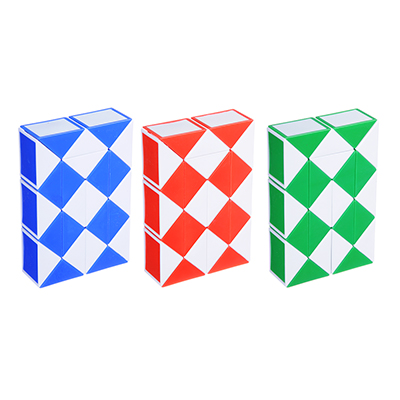
#> input picture images/cubes.jpg, 400 x 400 px, given in place of the camera
$ python vid.py
#> lines starting #> are read from the running program, lines starting #| are printed output that depends on the picture; after the words box and inside, x2 and y2 are one past the last pixel; in counts of white or black regions, pixels touching at a corner belong together
import cv2
import numpy as np
import math

def nothing(x):
    pass

def main():
    cap = cv2.VideoCapture(0)
    cap.set(3,1000)
    cap.set(4,1200)

    cv2.namedWindow('Frame')
    cv2.createTrackbar("L-H", "Frame", 51 ,180, nothing)
    cv2.createTrackbar("L-S", "Frame", 0 ,255, nothing)
    cv2.createTrackbar("L-V", "Frame", 19 ,255, nothing)
    cv2.createTrackbar("U-H", "Frame", 108 ,180, nothing)
    cv2.createTrackbar("U-S", "Frame", 255 ,255, nothing)
    cv2.createTrackbar("U-V", "Frame", 156 ,255, nothing)

    while True:
        _, img = cap.read()
#> img is the input picture: shape (400, 400, 3); mean B, G, R 232.5, 228.6, 227.1

        l_h = cv2.getTrackbarPos("L-H", "Frame")
        l_s = cv2.getTrackbarPos("L-S", "Frame")
        l_v = cv2.getTrackbarPos("L-V", "Frame")
        u_h = cv2.getTrackbarPos("U-H", "Frame")
        u_s = cv2.getTrackbarPos("U-S", "Frame")
        u_v = cv2.getTrackbarPos("U-V", "Frame")
        lower_red = np.array([l_h, l_s, l_v])
        upper_red = np.array([u_h, u_s, u_v])

        blur_img = cv2.GaussianBlur(img, (7,7), 1)
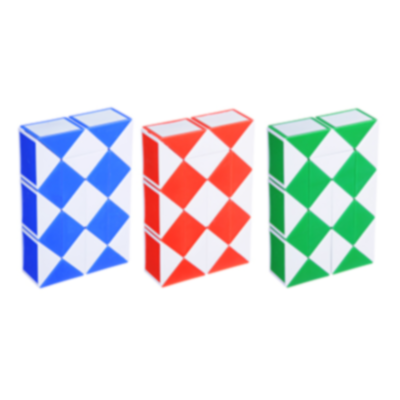
#> blur_img: shape (400, 400, 3); mean B, G, R 232.5, 228.6, 227.1
        hsv = cv2.cvtColor(blur_img, cv2.COLOR_BGR2HSV)
#> hsv: shape (400, 400, 3); mean H, S, V 31.6, 36.3, 248.4
        mask = cv2.inRange(hsv, lower_red, upper_red)
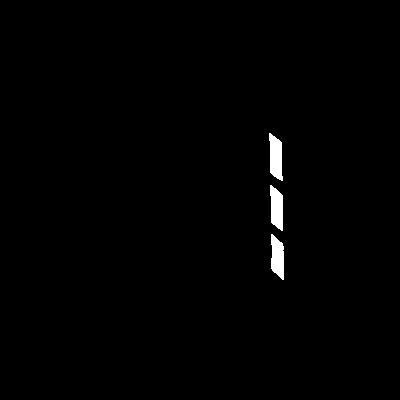
#> mask: shape (400, 400); 0.88% white; 3 white regions, box (x1, y1, x2, y2) and area: (269, 133, 283, 181) 492, (270, 185, 283, 231) 461, (271, 234, 284, 280) 456
        kernel = np.ones((2, 2), np.uint8)
        mask = cv2.erode(mask, kernel)
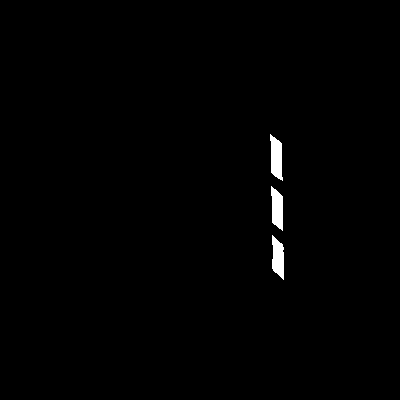
#> mask: shape (400, 400); 0.77% white; 3 white regions
        cv2.imshow('mask', mask)
        cntr, hierarchy = cv2.findContours(mask.copy(), cv2.RETR_TREE, cv2.CHAIN_APPROX_NONE)
#> cntr = 3 contours; box (x1, y1, x2, y2) and area: (270, 134, 283, 181) 382, (271, 186, 283, 231) 356, (272, 235, 284, 280) 350

        for cnt in cntr:

            rect = cv2.minAreaRect(cnt)  # вписываем прямоугольник
            box = cv2.boxPoints(rect)  # ищем четыре вершины прямоугольника
            box = np.int0(box)  # округляем координаты
            M = cv2.moments(cnt)
            try:
                cX = int(M["m10"] / M["m00"])
                cY = int(M["m01"] / M["m00"])
                center = [cX, cY]
            except ZeroDivisionError:
                center = (int(rect[0][0]), int(rect[0][1]))  # ищем центр прямоугольника
            area = int(rect[1][0] * rect[1][1])  # вычисляем площадь
            # вычисляем координаты двух векторов, являющихся сторонам прямоугольника
            edge1 = np.int0((box[1][0] - box[0][0], box[1][1] - box[0][1]))
            edge2 = np.int0((box[2][0] - box[1][0], box[2][1] - box[1][1]))

            # выясняем какой вектор больше
            usedEdge = edge1
            if cv2.norm(edge2) > cv2.norm(edge1):
                usedEdge = edge2
            reference = (1, 0)  # горизонтальный вектор, задающий горизонт

            # вычисляем угол между самой длинной стороной прямоугольника и горизонтом
            angle = 180.0 / math.pi * math.acos(
                (reference[0] * usedEdge[0] + reference[1] * usedEdge[1]) / (cv2.norm(reference) * cv2.norm(usedEdge)))
            # отсекаем лишние контуры
            if area > 3000 and area < 30000:
                shape = ""
                peri = cv2.arcLength(cnt, True)
                approx = cv2.approxPolyDP(cnt, 0.04 * peri, True)

                if len(approx) == 3:
                    shape = "triangle"

                elif len(approx) == 4:
                    (x, y, w, h) = cv2.boundingRect(approx)
                    ar = w / float(h)

                    shape = "rectangle"

                else:
                    (x, y, w, h) = cv2.boundingRect(approx)
                    ar = w / float(h)
                    shape = "oval"
                cv2.drawContours(img, cnt, -1, (45, 235, 67), 2)
                cv2.circle(img, center, 5, (230, 0, 200), 2)  # рисуем маленький круг в центре фигуры
                # выводим на изображение величину угла наклона
                if shape!="oval":
                    cv2.putText(img, "%d" % int(angle), (center[0] + 20, center[1] - 20), cv2.FONT_HERSHEY_SIMPLEX, 0.7,
                            (0, 235, 250), 2)
                x, y, w, h = cv2.boundingRect(cnt)
                cv2.putText(img, shape, (x, y - 5), cv2.FONT_HERSHEY_SIMPLEX, 0.6, (36, 255, 12), 1)
#> this loop made 3 passes
#> (rect, box, cX, cY, area, edge1, angle) on passes 1 to 2: (((277.5, 257), (44, 11), -90), [[283, 279], [272, 279], [272, 235], [283, 235]], 277, 257, 484, [-11, 0], 90), (((276.5, 208), (44, 11), -90), [[282, 230], [271, 230], [271, 186], [282, 186]], 276, 208, 484, [-11, 0], 90)
#> (rect, box, cX, cY, area, edge2, angle) on pass 3: (((276, 157), (10.9, 46.35), -1.79), [[271, 180], [269, 134], [280, 133], [282, 179]], 275, 157, 505, [11, -1], 92.49)

        cv2.imshow('Video', img)
        if cv2.waitKey(1) & 0xFF == ord('q'):
#> (key q is pressed here)
            cv2.destroyAllWindows()
main()

$ run again, on images/rect.jpg
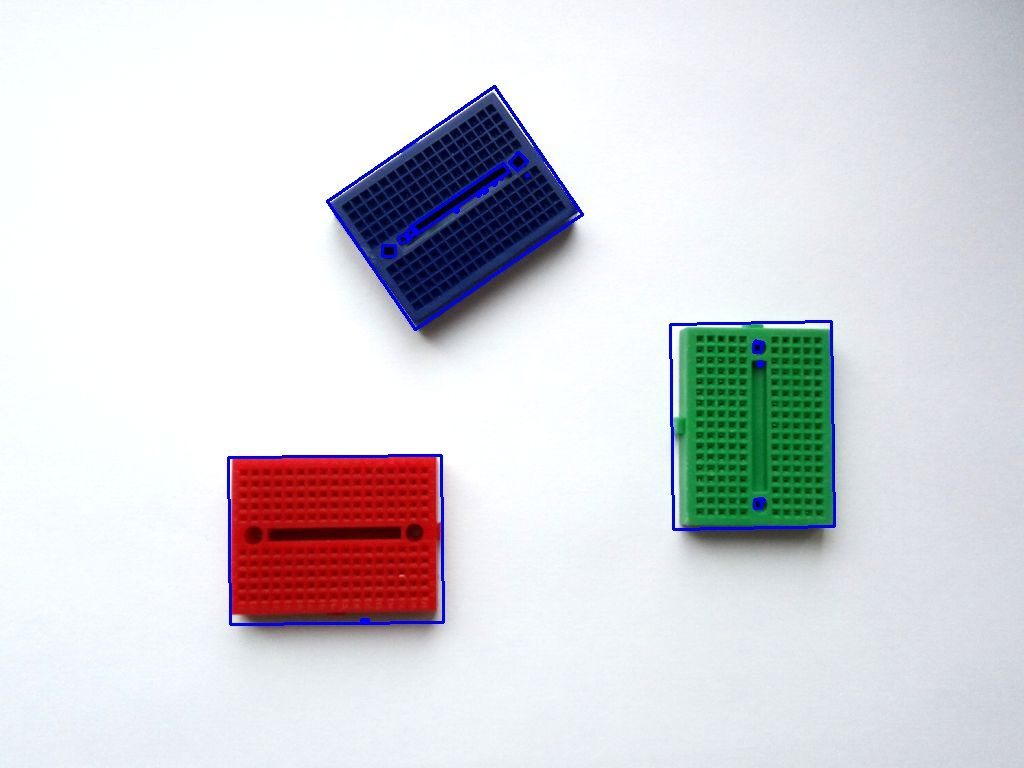
#> input picture images/rect.jpg, 1024 x 768 px, given in place of the camera
#> in main, img is the input picture: shape (768, 1024, 3); mean B, G, R 219.2, 214.8, 214.7
#> hsv: shape (768, 1024, 3); mean H, S, V 85.5, 33.7, 227.9
#> in main, `mask = cv2.inRange(hsv, lower_red, upper_red)`:
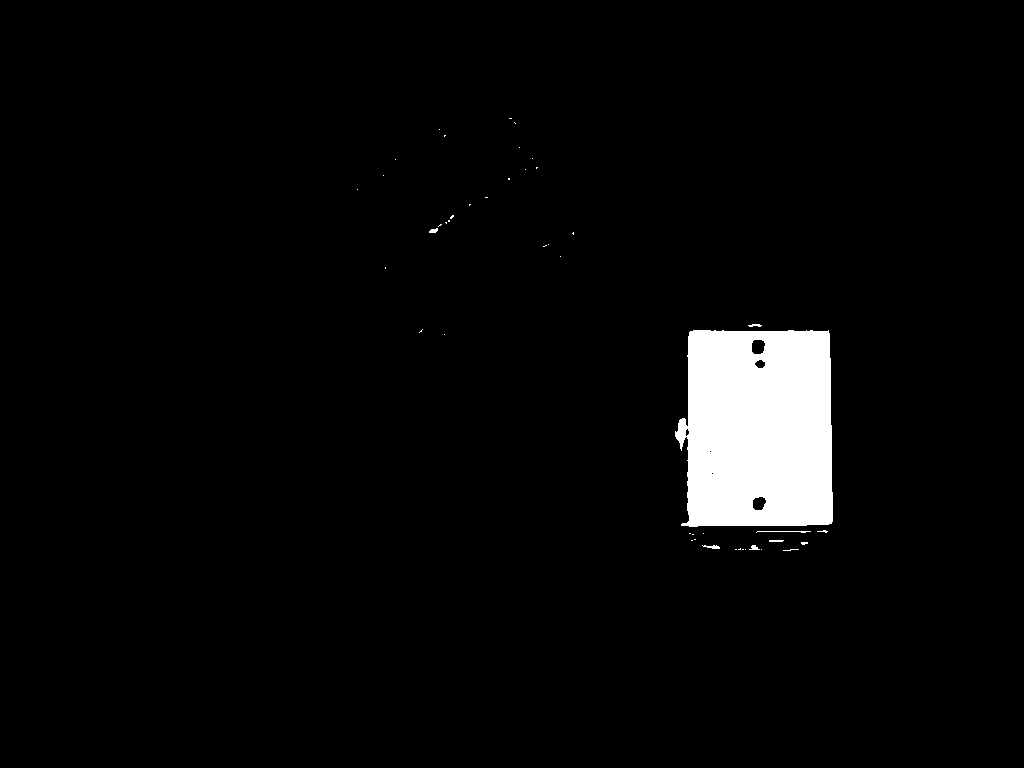
#> mask: shape (768, 1024); 3.6% white; 45 white regions (38 under 20 px), largest, box (x1, y1, x2, y2) and area: (675, 330, 833, 527) 27917, (756, 531, 811, 533) 60, (702, 545, 720, 549) 43
#> in main, `mask = cv2.erode(mask, kernel)`:
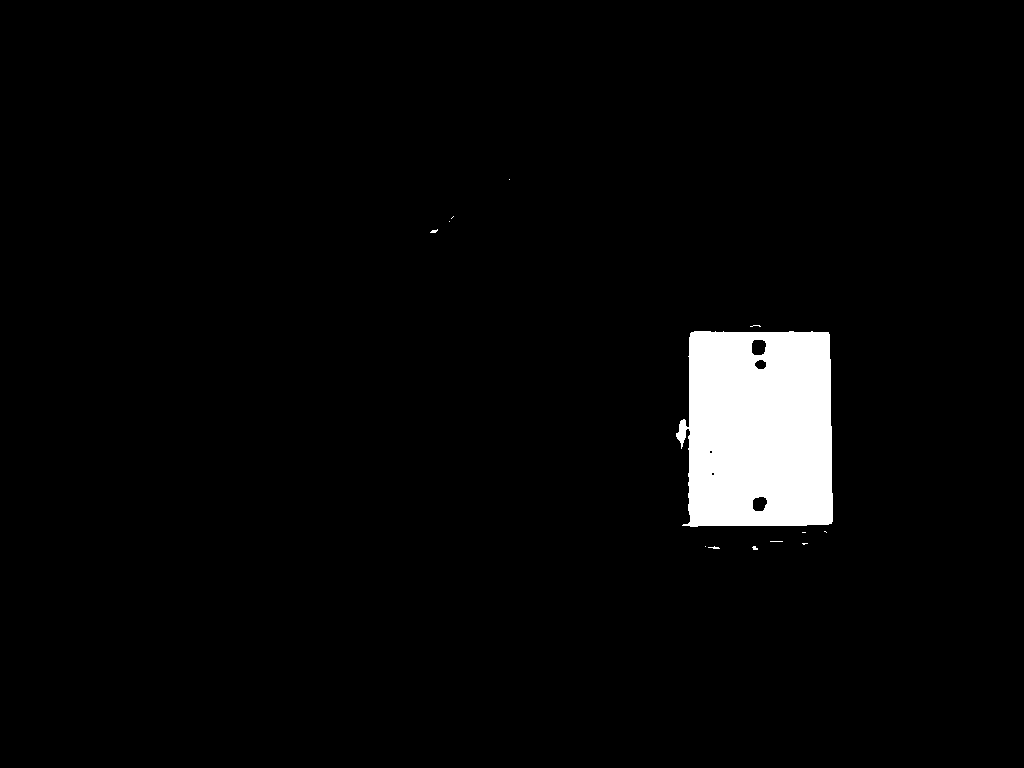
#> mask: shape (768, 1024); 3.5% white; 13 white regions (12 under 20 px)
#> cntr = 18 contours, 14 with area under 20; largest, box (x1, y1, x2, y2) and area: (676, 331, 833, 527) 27492, (751, 339, 767, 356) 208, (752, 496, 768, 512) 184, (754, 359, 767, 370) 92
#> the loop in main, `for cnt in cntr: ` made 18 passes
#> (rect, box, cX, cY, area, edge1, angle) on passes 12 to 13: (((760.5, 364), (10.61, 10.61), -45), [[760, 371], [753, 364], [760, 356], [768, 364]], 760, 364, 112, [-7, -7], 48.81), (((758.5, 347), (16, 15), -90), [[766, 355], [751, 355], [751, 339], [766, 339]], 758, 346, 240, [-15, 0], 90)
